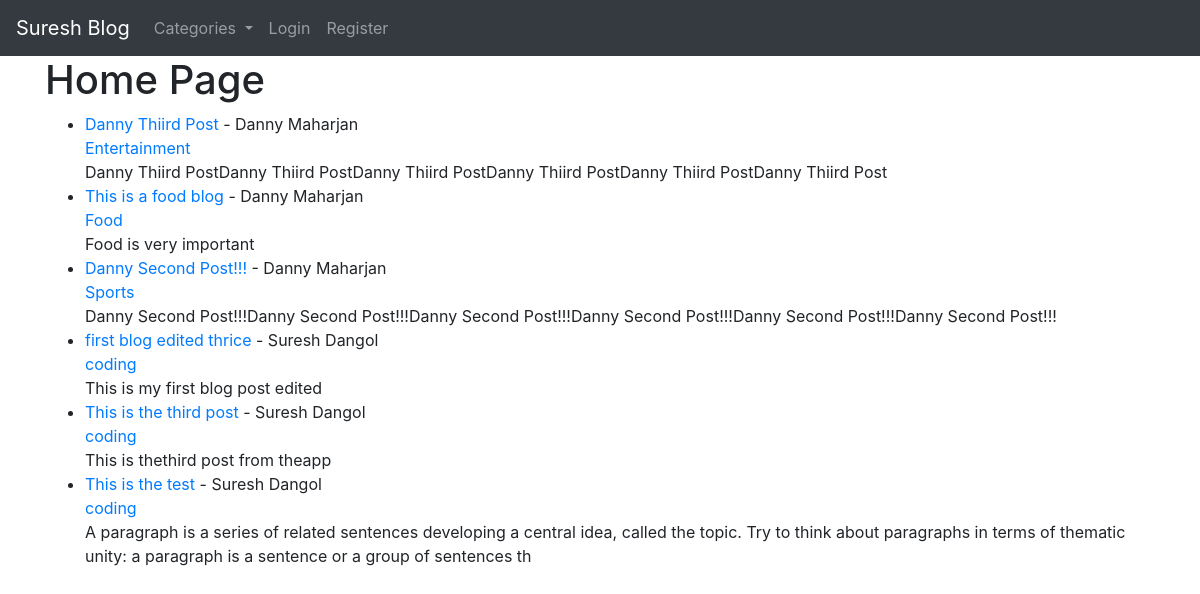
The page / on the database its author committed.
### blog/models.py (models this page shows, shortened)
class Post(models.Model):
    title = models.CharField(max_length=255)
    title_tag = models.CharField(max_length=255)
    author = models.ForeignKey(User,on_delete=models.CASCADE)
    body = models.TextField()
    post_date = models.DateField(auto_now_add=True)
    category = models.CharField(max_length=255, default='coding')
    likes = models.ManyToManyField(User,related_name='blog_posts')

### blog/views.py (the view)
# urls.py: path('',HomeView.as_view(),name="home"),
class HomeView(ListView):
    model = Post
    template_name = 'home.html'
    ordering = ['-post_date']
    def get_context_data(self, *args, **kwargs):
        cat_menu = Category.objects.all()
        context = super(HomeView, self).get_context_data(*args, **kwargs)
        context['cat_menu'] = cat_menu
        return context

### blog/models.py (called while the page is built)
    def __str__(self):
        return self.name

### blog/templates/home.html (shortened to what this page needs)
{% extends 'base.html'%}
{% block content%}
<h1>Home Page</h1>
<ul>
{% for post in object_list %}
    <li><a href="{% url 'details' post.pk %}"> {{post.title}} </a> - {{post.author.first_name}}
        {{post.author.last_name}}<br>
        <a href="{% url 'category' post.category|slugify%}">{{post.category}}</a><br>
    </li>
        {{post.body|slice:":200"| safe}}</li>
{% endfor %}
</ul>
{% endblock%}

### rows shown on the page
Post: title "Danny Thiird Post", author.first_name "Danny", author.last_name "Maharjan", category "Entertainment", body "Danny Thiird PostDanny Thiird PostDanny Thiird PostDanny Thiird PostDanny Thiird PostDanny Thiird Post"
Post: title "This is a food blog", author.first_name "Danny", author.last_name "Maharjan", category "Food", body "Food is very important"
Post: title "Danny Second Post!!!", author.first_name "Danny", author.last_name "Maharjan", category "Sports", body "Danny Second Post!!!Danny Second Post!!!Danny Second Post!!!Danny Second Post!!!Danny Second Post!!!Danny Second Post!!!"
Post: title "first blog edited thrice", author.first_name "Suresh", author.last_name "Dangol", category "coding", body "This is my first blog post edited"
Post: title "This is the third post", author.first_name "Suresh", author.last_name "Dangol", category "coding", body "This is thethird post from theapp"
Post: title "This is the test", author.first_name "Suresh", author.last_name "Dangol", category "coding", body "A paragraph is a series of related sentences developing a central idea, called the topic. Try to think about paragraphs in terms of thematic unity: a paragraph is a sentence or a group of sentences th"
